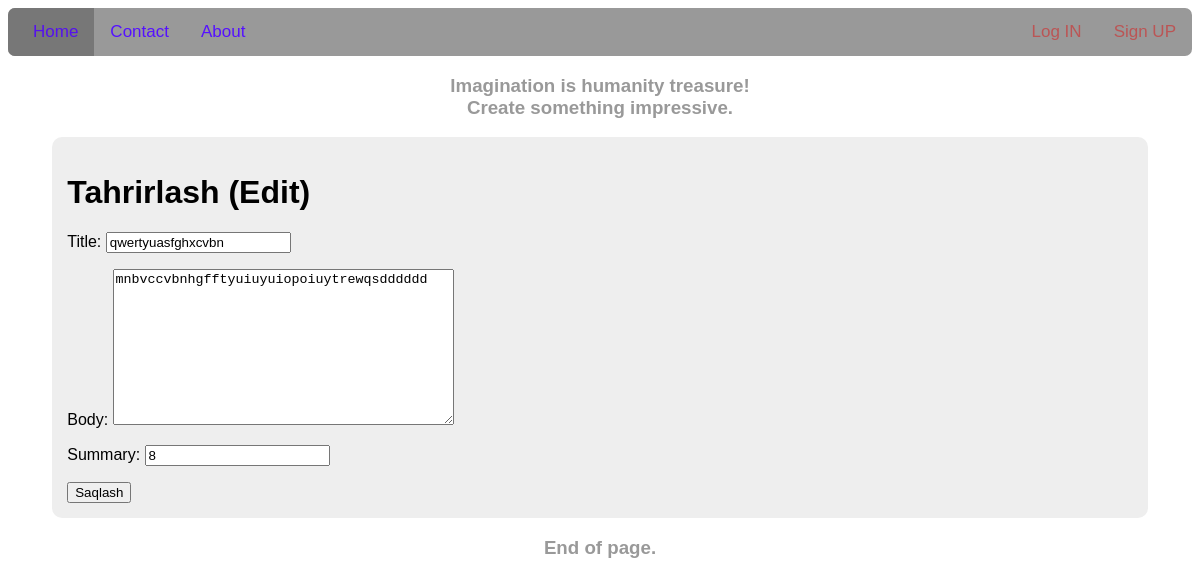
The page /post/10/edit on the database its author committed.
### blog/models.py (models this page shows, shortened)
class Post(models.Model):
	title = models.CharField(max_length=100)
	author = models.ForeignKey(
		'auth.User',
		on_delete=models.CASCADE)
	summary = models.CharField(max_length=300)
	body= models.TextField()

### blog/views.py (the view)
# urls.py: path('post/<int:pk>/edit',BlogUpdateView.as_view(), name='post_edit'),
class BlogUpdateView(UpdateView):
	model = Post
	template_name = 'post_edit.html'
	fields = ['title','body','summary']

### templates/post_edit.html
{% extends "base.html" %}
{% block content %}
	<h1>Tahrirlash (Edit)</h1>
<form action="" method="post">{% csrf_token %}
	{{ form.as_p }}
	<input type="submit" value="Saqlash">
</form>
{% endblock content %}

### static/css/base.css (style rules this page uses)
body { font-family: sans-serif; }

### rows shown on the page
Post: title "qwertyuasfghxcvbn", body "mnbvccvbnhgfftyuiuyuiopoiuytrewqsdddddd", summary "8"
